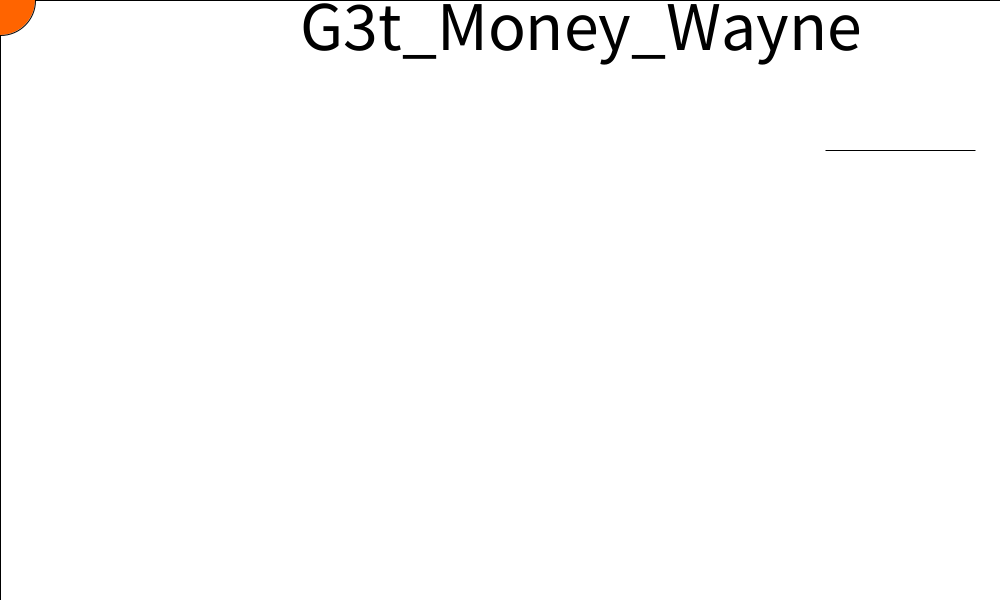
Frame 1 (no input)
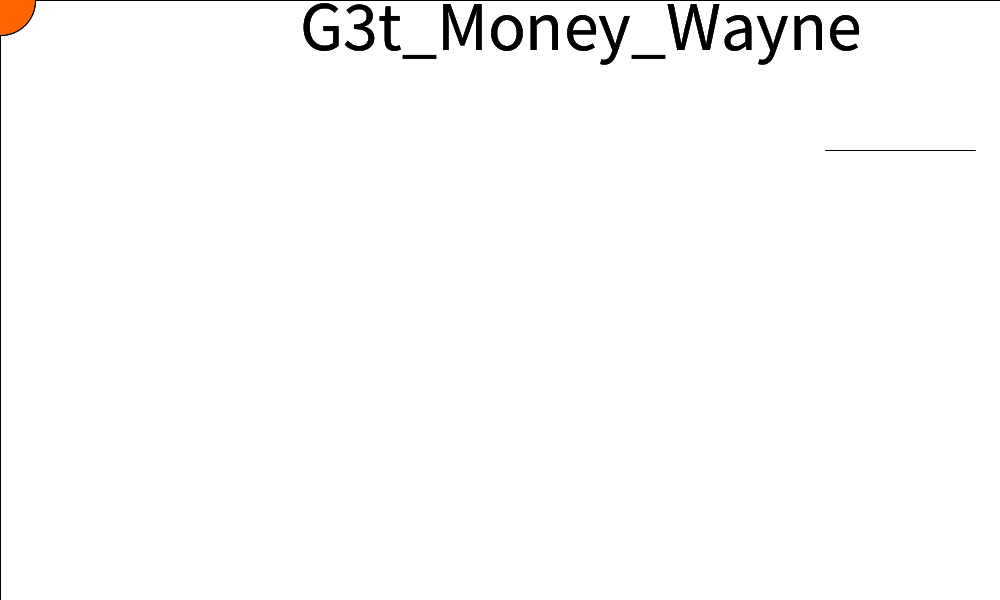
Frame 60 (the mouse pressed at the canvas centre just before this capture)
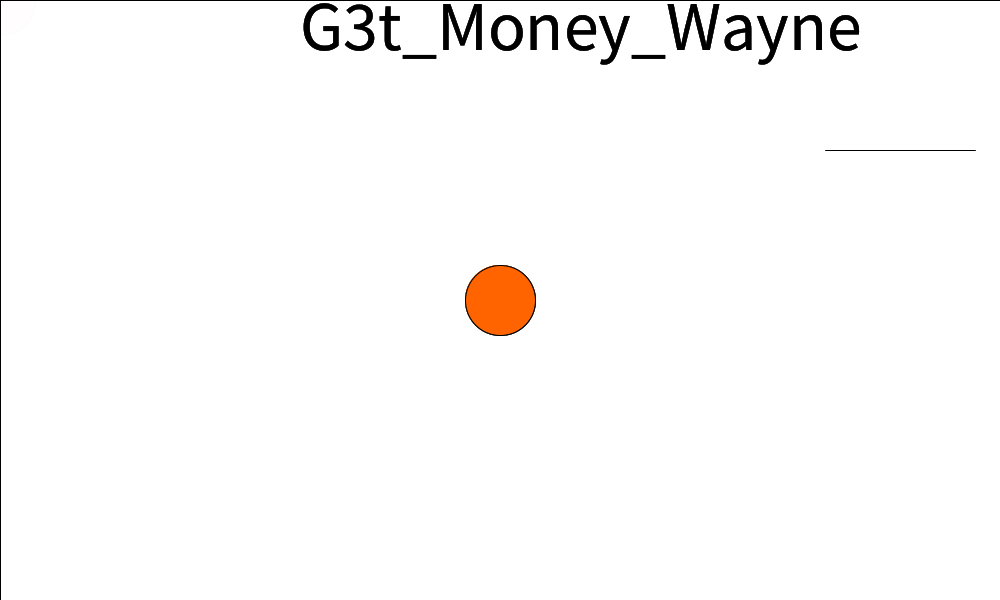
Frame 120 (the mouse held since frame 60 and released just before this capture)

The Processing sketch that drew these frames (run headless with seeded random() and noise(); from frame 60 on, the mouse is pressed at the canvas centre):

// Processing sketch: processing_62603
// ── processing_62603.pde

void setup()
{
  size(1000, 600);
  background(255,255 ,255);
  smooth();
  textAlign(LEFT);
  frameRate(50);
}
 
void draw()
{
  fill(255, 255, 255, 60);
  rect(0, 0, width, height);
  frameRate(60);
  fill(255, 100, 0);
  ellipse(mouseX, mouseY, 70, 70);
 
  fill(0, 0, 0);
  textSize(70);
  text("G3t_Money_Wayne ", 300, 50);
   
  fill(255,255,255,0);
  ellipse(900,150, 150,0);
}
